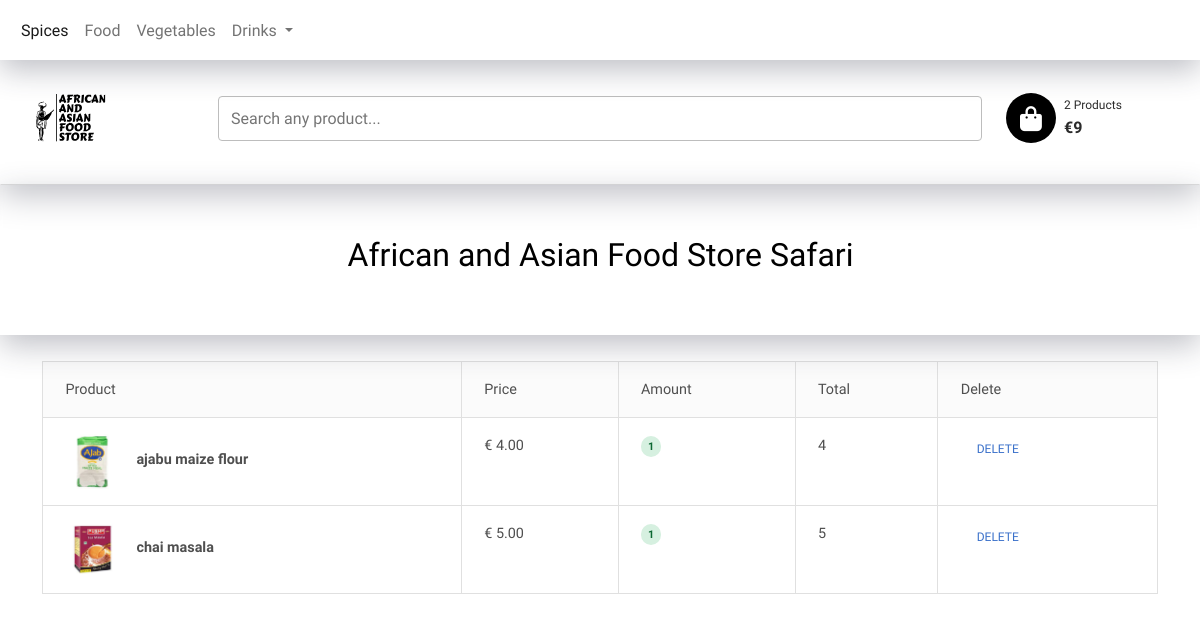
The page /basket on the database its author committed.
### App/models.py (models this page shows)
class Product (models.Model):
    title = models.CharField(max_length=120) # max_length = required
    description = models.TextField(blank=True, null=True)
    price = models.DecimalField(decimal_places=2, max_digits=10000)
    summary = models.TextField(blank=False, null=False)
    featured = models.BooleanField(default=False) # null=True, default=True
    image = models.ImageField(upload_to='products/', null=True, blank=True)
    amount = models.IntegerField(default=0)
    total = models.IntegerField(default=0)
    status = models.IntegerField(default=0) # 0: not in cart, 1: in cart

### App/views.py (the view)
# urls.py: path('basket', views.basket, name='basket'),
def basket(request):
    context = {}
    products = Product.objects.filter(status=1)
    context['products'] = products
    return render(request, 'basket.html', context)

### App/context_processor.py (called while the page is built)
def add_variable_to_context(request):
    product = Product.objects.filter(status=1)
    amount = product.values('amount').aggregate(Sum('amount'))
    amount = re.findall(r'[0-9]+', str(amount))
    amount = '[]'.join(amount)
    price = product.values('total').aggregate(Sum('total'))
    price = re.findall(r'[0-9]+', str(price))
    price = '[]'.join(price)
    search = request.GET.get('q')
    if search == None:
        search = ''
    return {
        'amount': amount,
        'price': price,
        'search': search,
    }

### templates/basket.html (shortened to what this page needs)
{% extends 'base.html' %} {% load static %} {% block content %}
<!DOCTYPE html>
<html>
  <head>
  </head>
  <body>
    <br />
    <div class="container">
      <div class="product">
        <table class="table table-bordered">
          <thead class="bg-light">
            <tr>
              <th>Product</th>
              <th>Price</th>
              <th>Amount</th>
              <th>Total</th>
              <th>Delete</th>
            </tr>
          </thead>
          <tbody>
            {% for product in products %}
            <tr>
              <td>
                <div class="d-flex align-items-center">
                  <img
                    src="{{product.image.url}}"
                    alt=""
                    style="width: 55px; height: 55px"
                  />
                  <div class="ms-3">
                    <p class="fw-bold mb-1">{{product.title}}</p>
                  </div>
                </div>
              </td>
              <td>
                <div d-flex align-items-center>
                  <p class="fw-normal mb-1">€ {{product.price}}</p>
                </div>
              </td>
              <td>
                <span class="badge badge-success rounded-pill d-inline"
                  >{{product.amount}}</span
                >
              </td>
              <td>{{product.total}}</td>
              <td>
                <a
                  href="{% url 'destroy' product.id %}"
                  class="btn btn-link btn-sm btn-rounded"
                  >Delete</a
                >
              </td>
            </tr>
            {% endfor %}
          </tbody>
        </table>
      </div>
    </div>
  </body>
</html>
{% endblock %}

### templates/base.html (style rules this page uses)
body { font-family: "Quicksand", sans-serif; background-color: rgb(255, 255, 255); height: 50vw; }

### templates/basket.html (style rules this page uses)
body { height: 50vw; }

### rows shown on the page
Product: image (picture), title "ajabu maize flour", price "4.00", amount "1", total "4"
Product: image (picture), title "chai masala", price "5.00", amount "1", total "5"

### other values the page prints
{{ amount }} "2"
{{ price }} "9"
